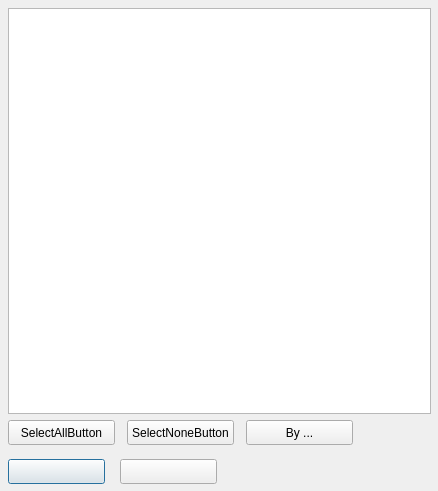
<?xml version="1.0" encoding="UTF-8"?>
<ui version="4.0">
  <class>SelectProfilesForm</class>
  <widget class="QDialog" name="SelectProfilesForm">
    <property name="geometry"><rect><x>0</x><y>0</y><width>438</width><height>491</height></rect></property>
    <property name="windowTitle"><string>SelectProfilesForm</string></property>
    <property name="vclBorderStyle" stdset="0"><string notr="true">bsDialog</string></property>
    <property name="vclPosition" stdset="0"><string notr="true">poOwnerFormCenter</string></property>
    <property name="vclDesignWidth" stdset="0"><number>438</number></property>
    <property name="vclDesignHeight" stdset="0"><number>491</number></property>
    <widget class="QListWidget" name="ListBox">
      <property name="geometry"><rect><x>8</x><y>8</y><width>423</width><height>406</height></rect></property>
      <property name="vclCheckList" stdset="0"><bool>true</bool></property>
    </widget>
    <widget class="QPushButton" name="SelectAllButton">
      <property name="geometry"><rect><x>8</x><y>420</y><width>107</width><height>25</height></rect></property>
      <property name="text"><string>SelectAllButton</string></property>
      <property name="autoDefault"><bool>false</bool></property>
      <property name="vclOnClick" stdset="0"><string notr="true">SelectButtonClick</string></property>
    </widget>
    <widget class="QPushButton" name="SelectNoneButton">
      <property name="geometry"><rect><x>127</x><y>420</y><width>107</width><height>25</height></rect></property>
      <property name="tag" stdset="0"><number>1</number></property>
      <property name="text"><string>SelectNoneButton</string></property>
      <property name="autoDefault"><bool>false</bool></property>
      <property name="vclOnClick" stdset="0"><string notr="true">SelectButtonClick</string></property>
    </widget>
    <widget class="QPushButton" name="SelectGenreButton">
      <property name="geometry"><rect><x>246</x><y>420</y><width>107</width><height>25</height></rect></property>
      <property name="tag" stdset="0"><number>2</number></property>
      <property name="text"><string>By ...</string></property>
      <property name="autoDefault"><bool>false</bool></property>
      <property name="vclOnClick" stdset="0"><string notr="true">SelectButtonClick</string></property>
    </widget>
    <widget class="QPushButton" name="OKButton">
      <property name="geometry"><rect><x>8</x><y>459</y><width>97</width><height>25</height></rect></property>
      <property name="text"><string></string></property>
      <property name="autoDefault"><bool>false</bool></property>
      <property name="vclKind" stdset="0"><string notr="true">bkOK</string></property>
      <property name="default"><bool>true</bool></property>
      <property name="vclModalResult" stdset="0"><string notr="true">mrOk</string></property>
    </widget>
    <widget class="QPushButton" name="CancelButton">
      <property name="geometry"><rect><x>120</x><y>459</y><width>97</width><height>25</height></rect></property>
      <property name="text"><string></string></property>
      <property name="autoDefault"><bool>false</bool></property>
      <property name="vclKind" stdset="0"><string notr="true">bkCancel</string></property>
      <property name="vclCancel" stdset="0"><bool>true</bool></property>
      <property name="vclModalResult" stdset="0"><string notr="true">mrCancel</string></property>
    </widget>
    <widget class="QMenu" name="PopupMenu">
      <property name="vclPopupMenu" stdset="0"><bool>true</bool></property>
    </widget>
  </widget>
  <tabstops>
    <tabstop>ListBox</tabstop>
    <tabstop>SelectAllButton</tabstop>
    <tabstop>SelectNoneButton</tabstop>
    <tabstop>SelectGenreButton</tabstop>
    <tabstop>OKButton</tabstop>
    <tabstop>CancelButton</tabstop>
  </tabstops>
  <resources><include location="../../resources/dfend.qrc"/></resources>
  <connections/>
</ui>
